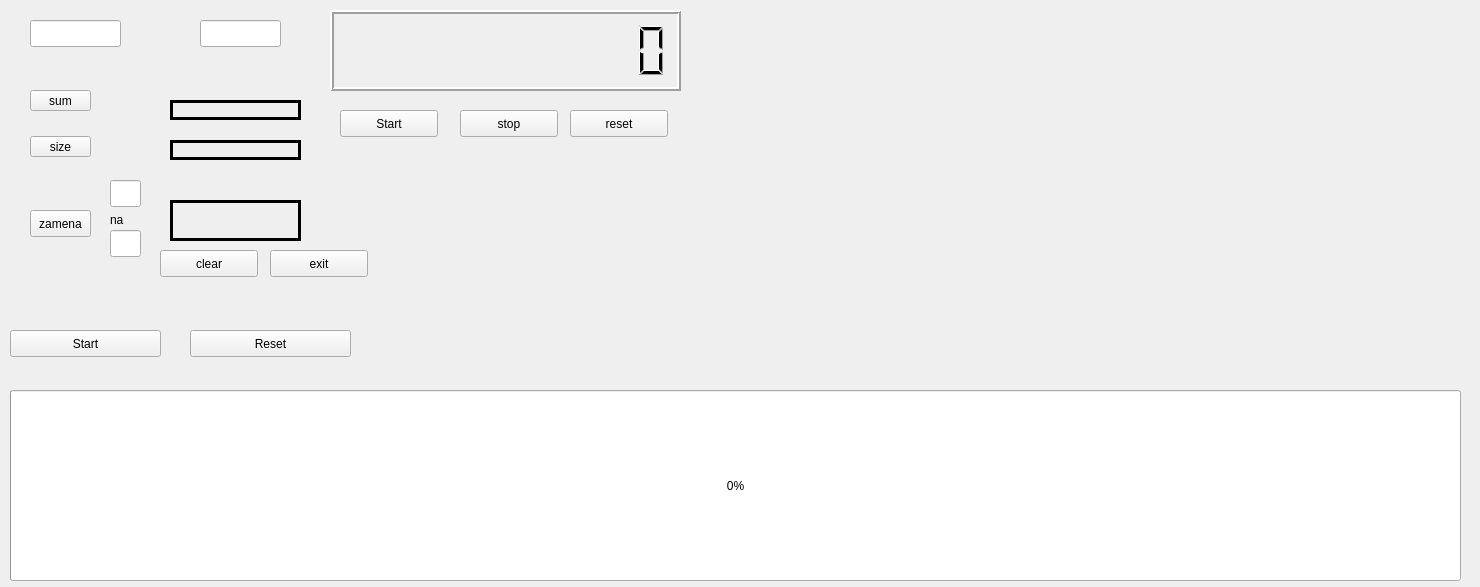
<?xml version="1.0" encoding="UTF-8"?>
<ui version="4.0">
 <class>Widget</class>
 <widget class="QWidget" name="Widget">
  <property name="geometry">
   <rect>
    <x>0</x>
    <y>0</y>
    <width>1480</width>
    <height>587</height>
   </rect>
  </property>
  <property name="windowTitle">
   <string>Widget</string>
  </property>
  <widget class="QLineEdit" name="lineEdit">
   <property name="geometry">
    <rect>
     <x>30</x>
     <y>20</y>
     <width>91</width>
     <height>27</height>
    </rect>
   </property>
   <property name="maxLength">
    <number>5</number>
   </property>
  </widget>
  <widget class="QLineEdit" name="lineEdit_2">
   <property name="geometry">
    <rect>
     <x>200</x>
     <y>20</y>
     <width>81</width>
     <height>27</height>
    </rect>
   </property>
   <property name="maxLength">
    <number>5</number>
   </property>
  </widget>
  <widget class="QPushButton" name="clear">
   <property name="geometry">
    <rect>
     <x>160</x>
     <y>250</y>
     <width>98</width>
     <height>27</height>
    </rect>
   </property>
   <property name="text">
    <string>clear</string>
   </property>
  </widget>
  <widget class="QPushButton" name="pushButton">
   <property name="geometry">
    <rect>
     <x>30</x>
     <y>90</y>
     <width>61</width>
     <height>21</height>
    </rect>
   </property>
   <property name="text">
    <string>sum</string>
   </property>
  </widget>
  <widget class="QLabel" name="Label">
   <property name="geometry">
    <rect>
     <x>170</x>
     <y>100</y>
     <width>131</width>
     <height>20</height>
    </rect>
   </property>
   <property name="frameShape">
    <enum>QFrame::Panel</enum>
   </property>
   <property name="lineWidth">
    <number>3</number>
   </property>
   <property name="midLineWidth">
    <number>3</number>
   </property>
   <property name="text">
    <string/>
   </property>
  </widget>
  <widget class="QLabel" name="Label1">
   <property name="geometry">
    <rect>
     <x>170</x>
     <y>140</y>
     <width>131</width>
     <height>20</height>
    </rect>
   </property>
   <property name="frameShape">
    <enum>QFrame::Panel</enum>
   </property>
   <property name="frameShadow">
    <enum>QFrame::Plain</enum>
   </property>
   <property name="lineWidth">
    <number>3</number>
   </property>
   <property name="midLineWidth">
    <number>3</number>
   </property>
   <property name="text">
    <string/>
   </property>
   <property name="textFormat">
    <enum>Qt::AutoText</enum>
   </property>
   <property name="scaledContents">
    <bool>false</bool>
   </property>
   <property name="wordWrap">
    <bool>false</bool>
   </property>
  </widget>
  <widget class="QPushButton" name="pushButton1">
   <property name="geometry">
    <rect>
     <x>30</x>
     <y>136</y>
     <width>61</width>
     <height>21</height>
    </rect>
   </property>
   <property name="text">
    <string>size</string>
   </property>
  </widget>
  <widget class="QPushButton" name="pushButton_2">
   <property name="geometry">
    <rect>
     <x>270</x>
     <y>250</y>
     <width>98</width>
     <height>27</height>
    </rect>
   </property>
   <property name="text">
    <string>exit</string>
   </property>
  </widget>
  <widget class="QPushButton" name="pushButton3">
   <property name="geometry">
    <rect>
     <x>30</x>
     <y>210</y>
     <width>61</width>
     <height>27</height>
    </rect>
   </property>
   <property name="text">
    <string>zamena</string>
   </property>
  </widget>
  <widget class="QLineEdit" name="lineEdit_3">
   <property name="geometry">
    <rect>
     <x>110</x>
     <y>180</y>
     <width>31</width>
     <height>27</height>
    </rect>
   </property>
   <property name="maxLength">
    <number>1</number>
   </property>
  </widget>
  <widget class="QLabel" name="Label2">
   <property name="geometry">
    <rect>
     <x>170</x>
     <y>200</y>
     <width>131</width>
     <height>41</height>
    </rect>
   </property>
   <property name="frameShape">
    <enum>QFrame::Panel</enum>
   </property>
   <property name="lineWidth">
    <number>3</number>
   </property>
   <property name="midLineWidth">
    <number>3</number>
   </property>
   <property name="text">
    <string/>
   </property>
  </widget>
  <widget class="QLabel" name="label">
   <property name="geometry">
    <rect>
     <x>110</x>
     <y>210</y>
     <width>21</width>
     <height>20</height>
    </rect>
   </property>
   <property name="text">
    <string>na</string>
   </property>
  </widget>
  <widget class="QLineEdit" name="lineEdit_4">
   <property name="geometry">
    <rect>
     <x>110</x>
     <y>230</y>
     <width>31</width>
     <height>27</height>
    </rect>
   </property>
   <property name="maxLength">
    <number>1</number>
   </property>
  </widget>
  <widget class="QProgressBar" name="progressBar">
   <property name="geometry">
    <rect>
     <x>10</x>
     <y>390</y>
     <width>1451</width>
     <height>191</height>
    </rect>
   </property>
   <property name="layoutDirection">
    <enum>Qt::LeftToRight</enum>
   </property>
   <property name="autoFillBackground">
    <bool>true</bool>
   </property>
   <property name="locale">
    <locale language="Russian" country="RussianFederation"/>
   </property>
   <property name="minimum">
    <number>0</number>
   </property>
   <property name="maximum">
    <number>100</number>
   </property>
   <property name="value">
    <number>0</number>
   </property>
  </widget>
  <widget class="QPushButton" name="p1">
   <property name="geometry">
    <rect>
     <x>190</x>
     <y>330</y>
     <width>161</width>
     <height>27</height>
    </rect>
   </property>
   <property name="text">
    <string>Reset</string>
   </property>
  </widget>
  <widget class="QPushButton" name="p">
   <property name="geometry">
    <rect>
     <x>10</x>
     <y>330</y>
     <width>151</width>
     <height>27</height>
    </rect>
   </property>
   <property name="text">
    <string>Start</string>
   </property>
  </widget>
  <widget class="QLCDNumber" name="lcdNumber">
   <property name="geometry">
    <rect>
     <x>330</x>
     <y>10</y>
     <width>351</width>
     <height>81</height>
    </rect>
   </property>
   <property name="lineWidth">
    <number>2</number>
   </property>
   <property name="smallDecimalPoint">
    <bool>true</bool>
   </property>
   <property name="digitCount">
    <number>10</number>
   </property>
   <property name="mode">
    <enum>QLCDNumber::Dec</enum>
   </property>
   <property name="segmentStyle">
    <enum>QLCDNumber::Filled</enum>
   </property>
   <property name="value" stdset="0">
    <double>0.000000000000000</double>
   </property>
   <property name="intValue" stdset="0">
    <number>0</number>
   </property>
  </widget>
  <widget class="QPushButton" name="p2">
   <property name="geometry">
    <rect>
     <x>340</x>
     <y>110</y>
     <width>98</width>
     <height>27</height>
    </rect>
   </property>
   <property name="text">
    <string>Start</string>
   </property>
  </widget>
  <widget class="QPushButton" name="pushButton_4">
   <property name="geometry">
    <rect>
     <x>460</x>
     <y>110</y>
     <width>98</width>
     <height>27</height>
    </rect>
   </property>
   <property name="text">
    <string>stop</string>
   </property>
  </widget>
  <widget class="QPushButton" name="pushButton_5">
   <property name="geometry">
    <rect>
     <x>570</x>
     <y>110</y>
     <width>98</width>
     <height>27</height>
    </rect>
   </property>
   <property name="text">
    <string>reset</string>
   </property>
  </widget>
 </widget>
 <layoutdefault spacing="6" margin="11"/>
 <resources/>
 <connections>
  <connection>
   <sender>clear</sender>
   <signal>clicked()</signal>
   <receiver>lineEdit</receiver>
   <slot>clear()</slot>
   <hints>
    <hint type="sourcelabel">
     <x>204</x>
     <y>262</y>
    </hint>
    <hint type="destinationlabel">
     <x>132</x>
     <y>38</y>
    </hint>
   </hints>
  </connection>
  <connection>
   <sender>clear</sender>
   <signal>clicked()</signal>
   <receiver>lineEdit_2</receiver>
   <slot>clear()</slot>
   <hints>
    <hint type="sourcelabel">
     <x>195</x>
     <y>271</y>
    </hint>
    <hint type="destinationlabel">
     <x>271</x>
     <y>36</y>
    </hint>
   </hints>
  </connection>
  <connection>
   <sender>clear</sender>
   <signal>clicked()</signal>
   <receiver>Label</receiver>
   <slot>clear()</slot>
   <hints>
    <hint type="sourcelabel">
     <x>240</x>
     <y>256</y>
    </hint>
    <hint type="destinationlabel">
     <x>276</x>
     <y>90</y>
    </hint>
   </hints>
  </connection>
  <connection>
   <sender>clear</sender>
   <signal>clicked()</signal>
   <receiver>Label1</receiver>
   <slot>clear()</slot>
   <hints>
    <hint type="sourcelabel">
     <x>256</x>
     <y>263</y>
    </hint>
    <hint type="destinationlabel">
     <x>238</x>
     <y>148</y>
    </hint>
   </hints>
  </connection>
  <connection>
   <sender>pushButton_2</sender>
   <signal>clicked()</signal>
   <receiver>Widget</receiver>
   <slot>close()</slot>
   <hints>
    <hint type="sourcelabel">
     <x>357</x>
     <y>262</y>
    </hint>
    <hint type="destinationlabel">
     <x>159</x>
     <y>347</y>
    </hint>
   </hints>
  </connection>
  <connection>
   <sender>p1</sender>
   <signal>clicked()</signal>
   <receiver>progressBar</receiver>
   <slot>reset()</slot>
   <hints>
    <hint type="sourcelabel">
     <x>210</x>
     <y>351</y>
    </hint>
    <hint type="destinationlabel">
     <x>205</x>
     <y>406</y>
    </hint>
   </hints>
  </connection>
 </connections>
</ui>
